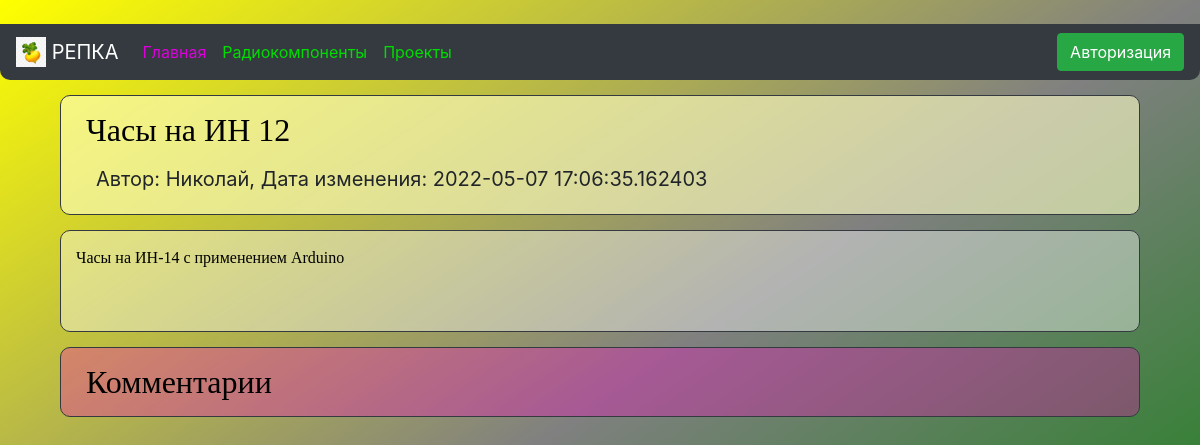
The page /project/5 on the database as committed earlier.
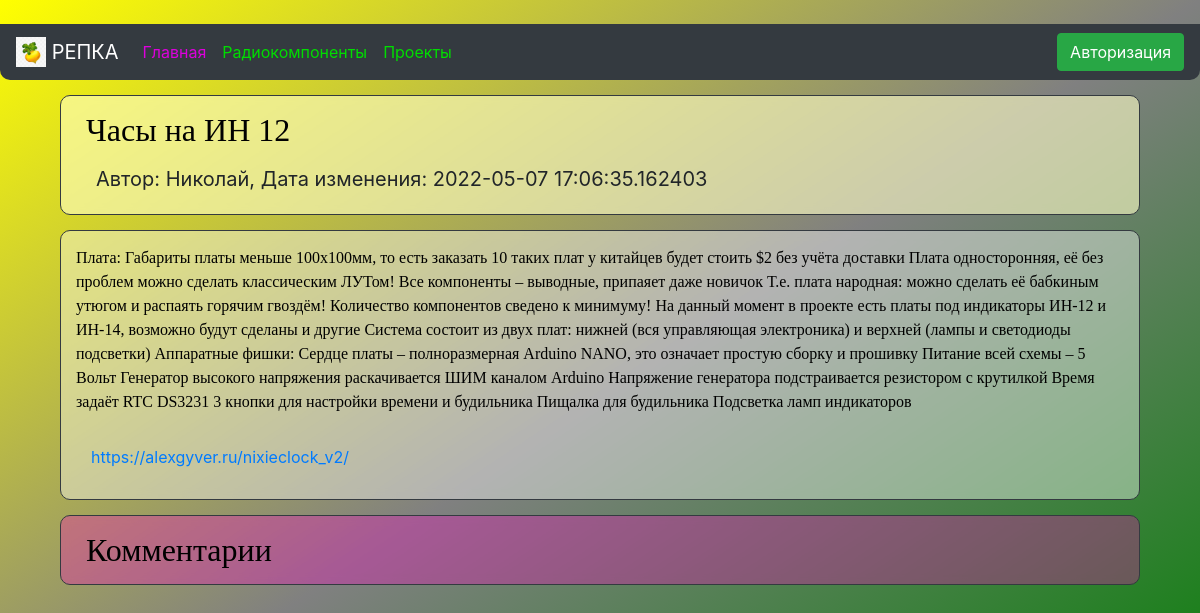
The same page on the database as committed later.
### data/news.py (models this page shows)
class News(SqlAlchemyBase, SerializerMixin):
    __tablename__ = 'news'
    id = sqlalchemy.Column(sqlalchemy.Integer, primary_key=True, autoincrement=True)
    title = sqlalchemy.Column(sqlalchemy.String, nullable=True)
    content = sqlalchemy.Column(sqlalchemy.String, nullable=True)
    created_date = sqlalchemy.Column(sqlalchemy.DateTime, default=datetime.datetime.today())
    is_private = sqlalchemy.Column(sqlalchemy.Boolean, default=True)
    user_id = sqlalchemy.Column(sqlalchemy.Integer, sqlalchemy.ForeignKey("users.id"))
    about = sqlalchemy.Column(sqlalchemy.String, nullable=True)
    user = orm.relation('User')
    comments = orm.relation("Comment", back_populates="news")

### data/users.py (models this page shows, shortened)
class User(SqlAlchemyBase, UserMixin, SerializerMixin):
    __tablename__ = 'users'
    id = sqlalchemy.Column(sqlalchemy.Integer, primary_key=True, autoincrement=True)
    name = sqlalchemy.Column(sqlalchemy.String, nullable=True)
    about = sqlalchemy.Column(sqlalchemy.String, nullable=True)
    email = sqlalchemy.Column(sqlalchemy.String, index=True, unique=True, nullable=True)
    hashed_password = sqlalchemy.Column(sqlalchemy.String, nullable=True)
    created_date = sqlalchemy.Column(sqlalchemy.DateTime, default=datetime.datetime.now)
    news = orm.relation("News", back_populates='user')
    comments = orm.relation("Comment", back_populates="user")

### main.py (the view)
@app.route("/project/<int:id>", methods=['GET', 'POST'])
def project(id):
    form = CommentForm()
    db_sess = db_session.create_session()
    if form.validate_on_submit():
        comments = Comment(content=form.comment.data, news_id=id)
        current_user.comments.append(comments)
        db_sess.merge(current_user)
        db_sess.commit()
        return redirect(f'/project/{id}')
    if current_user.is_authenticated:
        news = db_sess.query(News).filter(
            News.id == id, News.user == current_user).first()
    else:
        news = db_sess.query(News).filter(
            News.id == id, News.is_private != True).first()
    if news is None:
        news = db_sess.query(News).filter(
            News.id == id, News.is_private != True).first()
    if news:
        comments = db_sess.query(Comment).filter((news.id == Comment.news_id))
        return render_template("project.html", news=news, comments=comments, form=form)
    return redirect("/projects")

### data/db_session.py (called while the page is built)
def create_session() -> Session:
    global __factory
    return __factory()

### templates/project.html (shortened to what this page needs)
﻿{% extends "base.html" %}
{% block content %}
<div class="border border-dark"
     style="padding: 10px; margin: 15px; border-radius: 10px; backdrop-filter: blur(5px); background: rgba(255, 255, 200, 0.6);">
    <div>
        <a style="font-size: 32px; padding: 15px"><font face="Comic Sans MS" color="#000000">{{news.title}}</font></a>
    </div>
    <div style="padding: 10px;">
        <a style="font-size: 20px; padding: 15px">Автор: {{news.user.name}}, Дата изменения: {{news.created_date}}</a>
    </div>
</div>
<div class="col-md6 border border-dark"
     style="padding: 15px; margin: 15px; border-radius: 10px; backdrop-filter: blur(5px); background: rgba(255, 255, 255, 0.4);">
    <p><font face="Comic Sans MS" color="#000000">{{news.content}}</font></p>
    <div style="padding: 15px"><a style="display: block;" href="{{ news.about }}">{{ news.about }}</a></div>
</div>
<div class="border border-dark"
     style="padding: 10px; margin: 15px; border-radius: 10px; backdrop-filter: blur(5px); background: rgba(255, 0, 200, 0.3);">
    <div>
        <a style="font-size: 32px; padding: 15px"><font face="Comic Sans MS" color="#000000">Комментарии</font></a>
    </div>
</div>
{% endblock %}

### templates/base.html (shortened to what this page needs)
<!doctype html>
<html lang="en">
<head>
    <link rel="stylesheet"
          href="https://stackpath.bootstrapcdn.com/bootstrap/4.4.1/css/bootstrap.min.css"
>
</head>
<body style="background: linear-gradient(to bottom right, yellow, grey, green); background-attachment: fixed;">
<header>
    <nav class="navbar navbar-expand-sm navbar-dark bg-dark" style="border-radius: 0 0 10px 10px">
        <a class="navbar-brand"><img src="../static/img/repka1.jpg" width="30" height="30"
                                               class="d-inline-block align-top" alt="Картинка репки"> РЕПКА</a>
        <div class="collapse navbar-collapse" id="collapsibleNavbar">
            <div class="navbar-nav mr-auto">
                <a class="nav-item nav-link active" style="color:#DD00DD" href="/#">Главная<span class="sr-only">(current)</span></a>
                <a class="nav-item nav-link" style="color:#00DD00" href="/components">Радиокомпоненты</a>
                <a class="nav-item nav-link" style="color:#00DD00" href="/projects">Проекты</a>
            </div>
        </div>
        {% if current_user.is_authenticated %}
        <a class="navbar-brand">{{ current_user.name }}</a>
        <a class="btn btn-outline-success" href="/logout" type="button">Выйти</a>
        {% else %}
        <a class="btn btn-success" href="/login">Авторизация</a>
        {% endif %}
    </nav>
</header>
<main role="main" class="container">
    {% block content %}{% endblock %}
</main>
</body>
</html>

Rows that differ between the two databases and show on the page:
changed News "Часы на ИН 12": content "Часы на ИН-14 с применением Arduino" → "Плата: Габариты платы меньше 100х100мм, то есть заказать 10 таких плат у китайцев будет стоить $2 без учёта доставки Плата односторонняя, её без проблем можно сделать классическим ЛУТом! Все компоненты – выводные, припаяет даже новичок Т.е. плата народная: можно сделать её бабкиным утюгом и распаять горячим гвоздём! Количество компонентов сведено к минимуму! На данный момент в проекте есть платы под индикаторы ИН-12 и ИН-14, возможно будут сделаны и другие Система состоит из двух плат: нижней (вся управляющая электроника) и верхней (лампы и светодиоды подсветки) Аппаратные фишки: Сердце платы – полноразмерная Arduino NANO, это означает простую сборку и прошивку Питание всей схемы – 5 Вольт…"; about (not shown) → "https://alexgyver.ru/nixieclock_v2/"
